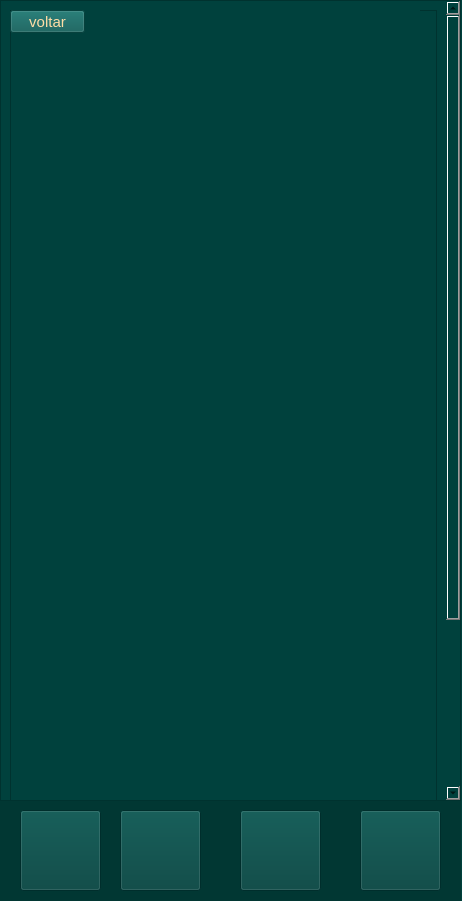
<?xml version="1.0" encoding="UTF-8"?>
<ui version="4.0">
 <class>Form</class>
 <widget class="QWidget" name="Form">
  <property name="geometry">
   <rect>
    <x>0</x>
    <y>0</y>
    <width>462</width>
    <height>901</height>
   </rect>
  </property>
  <property name="minimumSize">
   <size>
    <width>462</width>
    <height>901</height>
   </size>
  </property>
  <property name="maximumSize">
   <size>
    <width>462</width>
    <height>901</height>
   </size>
  </property>
  <property name="windowTitle">
   <string>Form</string>
  </property>
  <property name="styleSheet">
   <string notr="true">background-color: rgb(0, 65, 61);
</string>
  </property>
  <widget class="QLabel" name="label_5">
   <property name="geometry">
    <rect>
     <x>0</x>
     <y>800</y>
     <width>461</width>
     <height>101</height>
    </rect>
   </property>
   <property name="styleSheet">
    <string notr="true">background-color: rgb(1, 55, 51);</string>
   </property>
   <property name="text">
    <string/>
   </property>
  </widget>
  <widget class="QPushButton" name="menu_4">
   <property name="geometry">
    <rect>
     <x>20</x>
     <y>810</y>
     <width>81</width>
     <height>81</height>
    </rect>
   </property>
   <property name="styleSheet">
    <string notr="true">#botaomenu{
border:none;
}</string>
   </property>
   <property name="text">
    <string/>
   </property>
   <property name="icon">
    <iconset>
     <normaloff>fotos/menu.png</normaloff>fotos/menu.png</iconset>
   </property>
   <property name="iconSize">
    <size>
     <width>81</width>
     <height>81</height>
    </size>
   </property>
  </widget>
  <widget class="QPushButton" name="treino">
   <property name="geometry">
    <rect>
     <x>120</x>
     <y>810</y>
     <width>81</width>
     <height>81</height>
    </rect>
   </property>
   <property name="styleSheet">
    <string notr="true">#botaotreino{
border:none;
}</string>
   </property>
   <property name="text">
    <string/>
   </property>
   <property name="icon">
    <iconset>
     <normaloff>fotos/treino.png</normaloff>fotos/treino.png</iconset>
   </property>
   <property name="iconSize">
    <size>
     <width>81</width>
     <height>81</height>
    </size>
   </property>
  </widget>
  <widget class="QPushButton" name="config">
   <property name="geometry">
    <rect>
     <x>240</x>
     <y>810</y>
     <width>81</width>
     <height>81</height>
    </rect>
   </property>
   <property name="styleSheet">
    <string notr="true">#botaoconfig{
border:none;
}</string>
   </property>
   <property name="text">
    <string/>
   </property>
   <property name="icon">
    <iconset>
     <normaloff>fotos/config.png</normaloff>fotos/config.png</iconset>
   </property>
   <property name="iconSize">
    <size>
     <width>81</width>
     <height>81</height>
    </size>
   </property>
  </widget>
  <widget class="QScrollArea" name="scrollArea">
   <property name="geometry">
    <rect>
     <x>0</x>
     <y>0</y>
     <width>461</width>
     <height>801</height>
    </rect>
   </property>
   <property name="styleSheet">
    <string notr="true">background-color: rgb(0, 65, 61);
</string>
   </property>
   <property name="widgetResizable">
    <bool>true</bool>
   </property>
   <widget class="QWidget" name="scrollAreaWidgetContents">
    <property name="geometry">
     <rect>
      <x>0</x>
      <y>0</y>
      <width>442</width>
      <height>1018</height>
     </rect>
    </property>
    <layout class="QVBoxLayout" name="verticalLayout">
     <item>
      <widget class="QFrame" name="frame">
       <property name="minimumSize">
        <size>
         <width>300</width>
         <height>1000</height>
        </size>
       </property>
       <property name="frameShape">
        <enum>QFrame::StyledPanel</enum>
       </property>
       <property name="frameShadow">
        <enum>QFrame::Raised</enum>
       </property>
       <widget class="QLabel" name="label">
        <property name="geometry">
         <rect>
          <x>20</x>
          <y>0</y>
          <width>390</width>
          <height>1000</height>
         </rect>
        </property>
        <property name="text">
         <string/>
        </property>
        <property name="pixmap">
         <pixmap>fotos/exercicios costas.png</pixmap>
        </property>
       </widget>
       <widget class="QPushButton" name="voltarcostas">
        <property name="geometry">
         <rect>
          <x>0</x>
          <y>0</y>
          <width>75</width>
          <height>23</height>
         </rect>
        </property>
        <property name="styleSheet">
         <string notr="true">#voltarcostas{
background-color: rgb(10, 91, 86);
color: rgb(255, 221, 166);
font-size: 15px;
}</string>
        </property>
        <property name="text">
         <string>voltar</string>
        </property>
       </widget>
      </widget>
     </item>
    </layout>
   </widget>
  </widget>
  <widget class="QPushButton" name="perfil">
   <property name="geometry">
    <rect>
     <x>360</x>
     <y>810</y>
     <width>81</width>
     <height>81</height>
    </rect>
   </property>
   <property name="minimumSize">
    <size>
     <width>81</width>
     <height>81</height>
    </size>
   </property>
   <property name="styleSheet">
    <string notr="true">#menu{
border:none;
}</string>
   </property>
   <property name="text">
    <string/>
   </property>
   <property name="icon">
    <iconset>
     <normaloff>fotos/perfil.png</normaloff>fotos/perfil.png</iconset>
   </property>
   <property name="iconSize">
    <size>
     <width>81</width>
     <height>81</height>
    </size>
   </property>
  </widget>
 </widget>
 <resources/>
 <connections/>
</ui>
